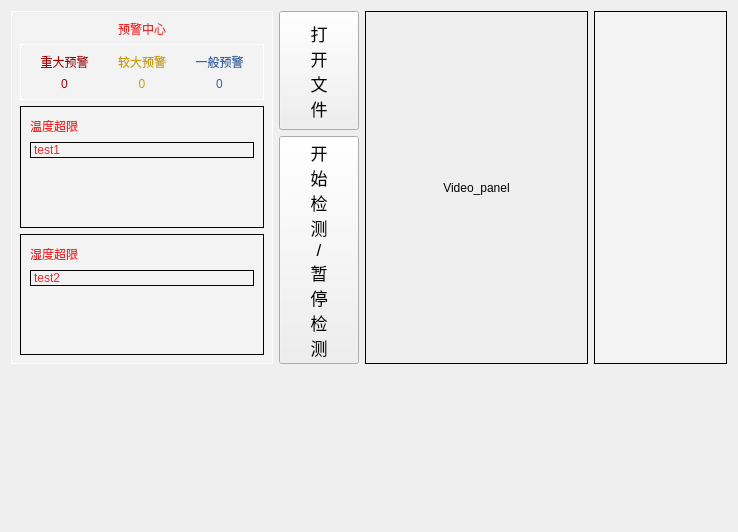
<?xml version="1.0" encoding="UTF-8"?>
<ui version="4.0">
 <class>Monitor</class>
 <widget class="QWidget" name="Monitor">
  <property name="geometry">
   <rect>
    <x>0</x>
    <y>0</y>
    <width>738</width>
    <height>532</height>
   </rect>
  </property>
  <property name="windowTitle">
   <string>Form</string>
  </property>
  <property name="styleSheet">
   <string notr="true"/>
  </property>
  <layout class="QVBoxLayout" name="verticalLayout" stretch="7,3">
   <item>
    <layout class="QHBoxLayout" name="horizontalLayout" stretch="0,0,5,3">
     <item>
      <widget class="QWidget" name="alert_panel" native="true">
       <property name="styleSheet">
        <string notr="true">/*border-color: rgb(85, 87, 83);#9FCBFF*/
background-color: rgb(243, 243, 243);
color: rgb(255, 255, 255);
/*border: 1px solid ;*/
border-style:solid;
  border-width:1px;
/*rgb(85, 87, 83)*/
/*background-color: rgb(24, 116, 205);*/</string>
       </property>
       <layout class="QVBoxLayout" name="verticalLayout_4">
        <item>
         <layout class="QHBoxLayout" name="horizontalLayout_10" stretch="1,1,1">
          <item>
           <spacer name="horizontalSpacer_5">
            <property name="orientation">
             <enum>Qt::Horizontal</enum>
            </property>
            <property name="sizeHint" stdset="0">
             <size>
              <width>20</width>
              <height>10</height>
             </size>
            </property>
           </spacer>
          </item>
          <item>
           <widget class="QLabel" name="label_34">
            <property name="maximumSize">
             <size>
              <width>16777215</width>
              <height>30</height>
             </size>
            </property>
            <property name="styleSheet">
             <string notr="true">font: 15pt &quot;Cantarell&quot;;
border: 0px;
/*color: rgb(32, 74, 135);*/
/*color: rgb(255, 255, 255);*/
color: rgb(239, 41, 41);
background-color: transparent;</string>
            </property>
            <property name="text">
             <string>预警中心</string>
            </property>
            <property name="alignment">
             <set>Qt::AlignCenter</set>
            </property>
           </widget>
          </item>
          <item>
           <spacer name="horizontalSpacer_6">
            <property name="orientation">
             <enum>Qt::Horizontal</enum>
            </property>
            <property name="sizeHint" stdset="0">
             <size>
              <width>176</width>
              <height>10</height>
             </size>
            </property>
           </spacer>
          </item>
         </layout>
        </item>
        <item>
         <widget class="QWidget" name="title" native="true">
          <layout class="QGridLayout" name="gridLayout">
           <item row="1" column="1">
            <widget class="QLabel" name="label_29">
             <property name="styleSheet">
              <string notr="true">border: 0px;
color: rgb(196, 160, 0);
background-color: transparent;</string>
             </property>
             <property name="text">
              <string>0</string>
             </property>
             <property name="alignment">
              <set>Qt::AlignCenter</set>
             </property>
            </widget>
           </item>
           <item row="0" column="1">
            <widget class="QLabel" name="label">
             <property name="styleSheet">
              <string notr="true">border: 0px;
color: rgb(196, 160, 0);
background-color: transparent;</string>
             </property>
             <property name="text">
              <string>较大预警</string>
             </property>
             <property name="alignment">
              <set>Qt::AlignCenter</set>
             </property>
            </widget>
           </item>
           <item row="0" column="0">
            <widget class="QLabel" name="label_2">
             <property name="styleSheet">
              <string notr="true">border: 0px;
color: rgb(164, 0, 0);
background-color: transparent;</string>
             </property>
             <property name="text">
              <string>重大预警</string>
             </property>
             <property name="alignment">
              <set>Qt::AlignCenter</set>
             </property>
            </widget>
           </item>
           <item row="1" column="2">
            <widget class="QLabel" name="label_30">
             <property name="styleSheet">
              <string notr="true">border: 0px;
color: rgb(52, 101, 164);
background-color: transparent;</string>
             </property>
             <property name="text">
              <string>0</string>
             </property>
             <property name="alignment">
              <set>Qt::AlignCenter</set>
             </property>
            </widget>
           </item>
           <item row="1" column="0">
            <widget class="QLabel" name="label_13">
             <property name="styleSheet">
              <string notr="true">border: 0px;
color: rgb(164, 0, 0);
background-color: transparent;</string>
             </property>
             <property name="text">
              <string>0</string>
             </property>
             <property name="alignment">
              <set>Qt::AlignCenter</set>
             </property>
            </widget>
           </item>
           <item row="0" column="2">
            <widget class="QLabel" name="label_10">
             <property name="styleSheet">
              <string notr="true">border: 0px;
color: rgb(52, 101, 164);
background-color: transparent;</string>
             </property>
             <property name="text">
              <string>一般预警</string>
             </property>
             <property name="alignment">
              <set>Qt::AlignCenter</set>
             </property>
            </widget>
           </item>
          </layout>
         </widget>
        </item>
        <item>
         <widget class="QFrame" name="frame">
          <property name="frameShape">
           <enum>QFrame::StyledPanel</enum>
          </property>
          <property name="frameShadow">
           <enum>QFrame::Raised</enum>
          </property>
          <layout class="QVBoxLayout" name="verticalLayout_5">
           <item>
            <layout class="QHBoxLayout" name="horizontalLayout_2">
             <item>
              <widget class="QLabel" name="label_11">
               <property name="maximumSize">
                <size>
                 <width>16777215</width>
                 <height>30</height>
                </size>
               </property>
               <property name="styleSheet">
                <string notr="true">color: rgb(239, 41, 41);
border:0px;</string>
               </property>
               <property name="text">
                <string>温度超限</string>
               </property>
              </widget>
             </item>
             <item>
              <spacer name="horizontalSpacer_3">
               <property name="orientation">
                <enum>Qt::Horizontal</enum>
               </property>
               <property name="sizeHint" stdset="0">
                <size>
                 <width>40</width>
                 <height>20</height>
                </size>
               </property>
              </spacer>
             </item>
            </layout>
           </item>
           <item>
            <widget class="TextTicker" name="label_31">
             <property name="maximumSize">
              <size>
               <width>16777215</width>
               <height>30</height>
              </size>
             </property>
             <property name="styleSheet">
              <string notr="true">color: rgb(239, 41, 41);</string>
             </property>
             <property name="text">
              <string>test1</string>
             </property>
            </widget>
           </item>
           <item>
            <spacer name="verticalSpacer">
             <property name="orientation">
              <enum>Qt::Vertical</enum>
             </property>
             <property name="sizeHint" stdset="0">
              <size>
               <width>20</width>
               <height>40</height>
              </size>
             </property>
            </spacer>
           </item>
          </layout>
         </widget>
        </item>
        <item>
         <widget class="QFrame" name="frame_2">
          <property name="frameShape">
           <enum>QFrame::StyledPanel</enum>
          </property>
          <property name="frameShadow">
           <enum>QFrame::Raised</enum>
          </property>
          <layout class="QVBoxLayout" name="verticalLayout_6">
           <property name="spacing">
            <number>6</number>
           </property>
           <item>
            <layout class="QHBoxLayout" name="horizontalLayout_9">
             <item>
              <widget class="QLabel" name="label_12">
               <property name="maximumSize">
                <size>
                 <width>16777215</width>
                 <height>30</height>
                </size>
               </property>
               <property name="styleSheet">
                <string notr="true">color: rgb(239, 41, 41);
border:0px;</string>
               </property>
               <property name="text">
                <string>湿度超限</string>
               </property>
              </widget>
             </item>
             <item>
              <spacer name="horizontalSpacer_4">
               <property name="orientation">
                <enum>Qt::Horizontal</enum>
               </property>
               <property name="sizeHint" stdset="0">
                <size>
                 <width>40</width>
                 <height>20</height>
                </size>
               </property>
              </spacer>
             </item>
            </layout>
           </item>
           <item>
            <widget class="TextTicker" name="label_32">
             <property name="maximumSize">
              <size>
               <width>16777215</width>
               <height>30</height>
              </size>
             </property>
             <property name="styleSheet">
              <string notr="true">color: rgb(239, 41, 41);</string>
             </property>
             <property name="text">
              <string>test2</string>
             </property>
            </widget>
           </item>
           <item>
            <spacer name="verticalSpacer_2">
             <property name="orientation">
              <enum>Qt::Vertical</enum>
             </property>
             <property name="sizeHint" stdset="0">
              <size>
               <width>20</width>
               <height>40</height>
              </size>
             </property>
            </spacer>
           </item>
          </layout>
         </widget>
        </item>
       </layout>
      </widget>
     </item>
     <item>
      <layout class="QVBoxLayout" name="verticalLayout_2">
       <item>
        <widget class="QPushButton" name="pushButton_2">
         <property name="sizePolicy">
          <sizepolicy hsizetype="Minimum" vsizetype="Expanding">
           <horstretch>0</horstretch>
           <verstretch>0</verstretch>
          </sizepolicy>
         </property>
         <property name="minimumSize">
          <size>
           <width>50</width>
           <height>0</height>
          </size>
         </property>
         <property name="font">
          <font>
           <pointsize>13</pointsize>
          </font>
         </property>
         <property name="text">
          <string>打
开
文
件</string>
         </property>
        </widget>
       </item>
       <item>
        <widget class="QPushButton" name="pushButton">
         <property name="sizePolicy">
          <sizepolicy hsizetype="Minimum" vsizetype="Expanding">
           <horstretch>0</horstretch>
           <verstretch>0</verstretch>
          </sizepolicy>
         </property>
         <property name="font">
          <font>
           <pointsize>13</pointsize>
          </font>
         </property>
         <property name="text">
          <string>开
始
检
测
/
暂
停
检
测</string>
         </property>
        </widget>
       </item>
      </layout>
     </item>
     <item>
      <widget class="QLabel" name="video_panel">
       <property name="styleSheet">
        <string notr="true">border-style:solid;
  border-width:1px;</string>
       </property>
       <property name="text">
        <string>Video_panel</string>
       </property>
       <property name="alignment">
        <set>Qt::AlignCenter</set>
       </property>
      </widget>
     </item>
     <item>
      <widget class="QStackedWidget" name="stackedWidget">
       <property name="styleSheet">
        <string notr="true">#stackedWidget{
/*border: 1px solid ;*/
	background-color: rgb(243, 243, 243);
border-style:solid;
  border-width:1px;}
/*rgb(85, 87, 83)*/</string>
       </property>
       <widget class="QWidget" name="page_status"/>
       <widget class="QWidget" name="page_show"/>
      </widget>
     </item>
    </layout>
   </item>
   <item>
    <layout class="QHBoxLayout" name="graphics" stretch="0,0,5,3">
     <item>
      <widget class="QChartView" name="chart1" native="true">
       <property name="minimumSize">
        <size>
         <width>0</width>
         <height>70</height>
        </size>
       </property>
       <property name="styleSheet">
        <string notr="true"/>
       </property>
      </widget>
     </item>
     <item>
      <spacer name="horizontalSpacer">
       <property name="orientation">
        <enum>Qt::Horizontal</enum>
       </property>
       <property name="sizeHint" stdset="0">
        <size>
         <width>55</width>
         <height>20</height>
        </size>
       </property>
      </spacer>
     </item>
     <item>
      <widget class="QChartView" name="chart2" native="true">
       <property name="minimumSize">
        <size>
         <width>0</width>
         <height>70</height>
        </size>
       </property>
       <property name="styleSheet">
        <string notr="true"/>
       </property>
      </widget>
     </item>
     <item>
      <widget class="QChartView" name="chart3" native="true">
       <property name="minimumSize">
        <size>
         <width>0</width>
         <height>70</height>
        </size>
       </property>
       <property name="styleSheet">
        <string notr="true"/>
       </property>
      </widget>
     </item>
    </layout>
   </item>
  </layout>
 </widget>
 <customwidgets>
  <customwidget>
   <class>QChartView</class>
   <extends>QWidget</extends>
   <header>qchartview.h</header>
   <container>1</container>
  </customwidget>
  <customwidget>
   <class>TextTicker</class>
   <extends>QLabel</extends>
   <header location="global">textticker.h</header>
  </customwidget>
 </customwidgets>
 <resources/>
 <connections/>
</ui>
